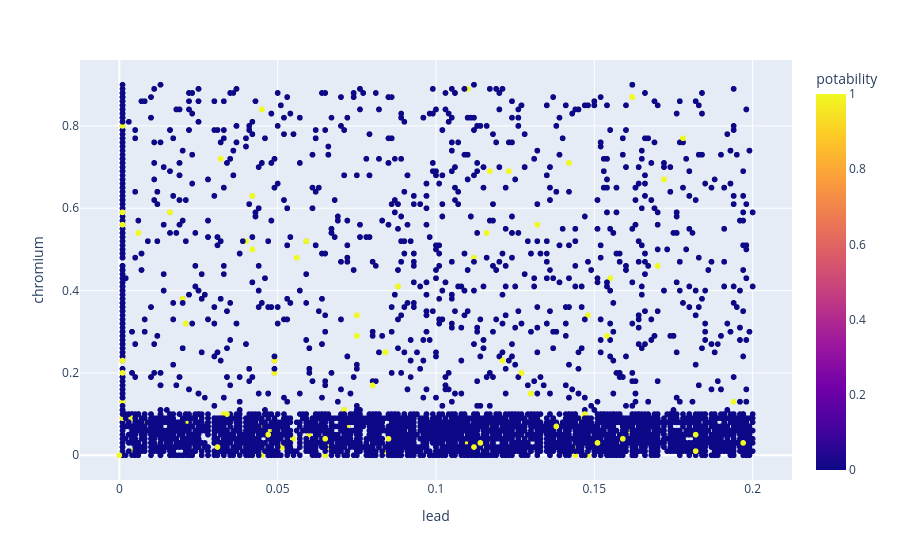

Notebook code for this chart:
### Code cell
fig = px.scatter(df,x = "lead",y="chromium",color = "potability")
fig.show()

### Figure 1 — Plotly figure (JSON) as saved in the notebook; plotly's stock layout.template omitted (floating-point values rounded to 4 significant figures; data arrays with more than 128 entries replaced by an {"elided": "..."} marker saying what was removed)
{"data": [{"hovertemplate": "lead=%{x}<br>chromium=%{y}<br>potability=%{marker.color}<extra></extra>", "legendgroup": "", "marker": {"color": {"elided": "7996 int values"}, "coloraxis": "coloraxis", "symbol": "circle"}, "mode": "markers", "name": "", "showlegend": false, "type": "scattergl", "x": {"elided": "7996 float values"}, "xaxis": "x", "y": {"elided": "7996 float values"}, "yaxis": "y"}], "layout": {"coloraxis": {"colorbar": {"title": {"text": "potability"}}, "colorscale": [[0, "#0d0887"], [0.1111, "#46039f"], [0.2222, "#7201a8"], [0.3333, "#9c179e"], [0.4444, "#bd3786"], [0.5556, "#d8576b"], [0.6667, "#ed7953"], [0.7778, "#fb9f3a"], [0.8889, "#fdca26"], [1, "#f0f921"]]}, "legend": {"tracegroupgap": 0}, "margin": {"t": 60}, "xaxis": {"anchor": "y", "domain": [0, 1], "title": {"text": "lead"}}, "yaxis": {"anchor": "x", "domain": [0, 1], "title": {"text": "chromium"}}}}
